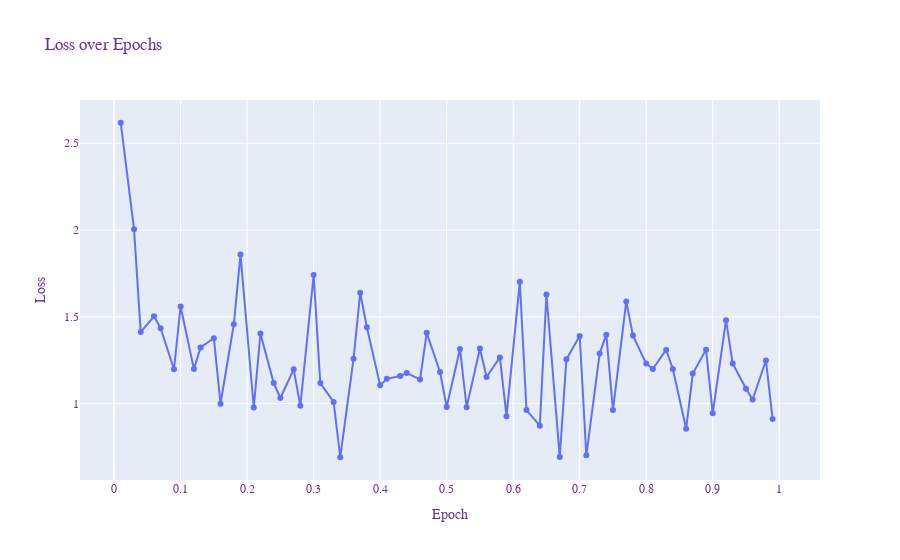

This figure's notebook cell:
### Markdown cell above
- ***Loss:*** Represents the loss function value calculated at a given epoch.
- ***grad_norm:*** Refers to the norm (magnitude) of the gradient vector. This is an important metric for understanding the stability of the training process. High gradient norms can indicate issues like exploding gradients.
- ***learning_rate:*** Shows the learning rate at each epoch. This parameter controls the size of the steps the optimizer takes while updating the weights. Changes in the learning rate can significantly affect model training dynamics.
- ***Epoch:*** Indicates the progression of the training process in terms of epochs. An epoch represents one complete pass through the entire training dataset.

### Code cell
# Assuming 'metrics_df' is your DataFrame and it contains 'epoch' and 'loss'
fig = px.line(metrics_df, x='epoch', y='loss', 
              title='Loss over Epochs', 
              labels={'epoch': 'Epoch', 'loss': 'Loss'},
              markers=True)  # Enable markers on the line

# Update layout for more customization
fig.update_layout(
    xaxis_title='Epoch',  # Title for the X-axis
    yaxis_title='Loss',   # Title for the Y-axis
    font=dict(family="Courier New, monospace", size=12, color="RebeccaPurple"),
    xaxis=dict(tickmode='auto', nticks=20),  # Auto mode for ticks, adjust as needed
    showlegend=True
)

# Show the plot
fig.show()

### Figure 1 — Plotly figure (JSON) as saved in the notebook; plotly's stock layout.template omitted (floating-point values rounded to 4 significant figures)
{"data": [{"hovertemplate": "Epoch=%{x}<br>Loss=%{y}<extra></extra>", "legendgroup": "", "line": {"color": "#636efa", "dash": "solid"}, "marker": {"symbol": "circle"}, "mode": "lines+markers", "name": "", "orientation": "v", "showlegend": false, "type": "scatter", "x": [0.01, 0.03, 0.04, 0.06, 0.07, 0.09, 0.1, 0.12, 0.13, 0.15, 0.16, 0.18, 0.19, 0.21, 0.22, 0.24, 0.25, 0.27, 0.28, 0.3, 0.31, 0.33, 0.34, 0.36, 0.37, 0.38, 0.4, 0.41, 0.43, 0.44, 0.46, 0.47, 0.49, 0.5, 0.52, 0.53, 0.55, 0.56, 0.58, 0.59, 0.61, 0.62, 0.64, 0.65, 0.67, 0.68, 0.7, 0.71, 0.73, 0.74, 0.75, 0.77, 0.78, 0.8, 0.81, 0.83, 0.84, 0.86, 0.87, 0.89, 0.9, 0.92, 0.93, 0.95, 0.96, 0.98, 0.99, 1, 1], "xaxis": "x", "y": [2.618, 2.004, 1.412, 1.503, 1.434, 1.198, 1.56, 1.199, 1.324, 1.377, 0.9997, 1.457, 1.859, 0.9782, 1.405, 1.119, 1.033, 1.198, 0.9877, 1.741, 1.119, 1.01, 0.6917, 1.258, 1.639, 1.44, 1.106, 1.143, 1.16, 1.177, 1.14, 1.408, 1.183, 0.9811, 1.315, 0.9796, 1.318, 1.154, 1.267, 0.9285, 1.702, 0.9633, 0.8737, 1.629, 0.6925, 1.256, 1.39, 0.7025, 1.29, 1.398, 0.9636, 1.589, 1.393, 1.231, 1.201, 1.31, 1.2, 0.8558, 1.174, 1.311, 0.9445, 1.481, 1.232, 1.086, 1.024, 1.249, 0.9124, null, null], "yaxis": "y"}], "layout": {"font": {"color": "RebeccaPurple", "family": "Courier New, monospace", "size": 12}, "legend": {"title": {"text": "Metric"}, "tracegroupgap": 0}, "showlegend": true, "title": {"text": "Loss over Epochs"}, "xaxis": {"anchor": "y", "domain": [0, 1], "nticks": 20, "tickmode": "auto", "title": {"text": "Epoch"}}, "yaxis": {"anchor": "x", "domain": [0, 1], "title": {"text": "Loss"}}}}
